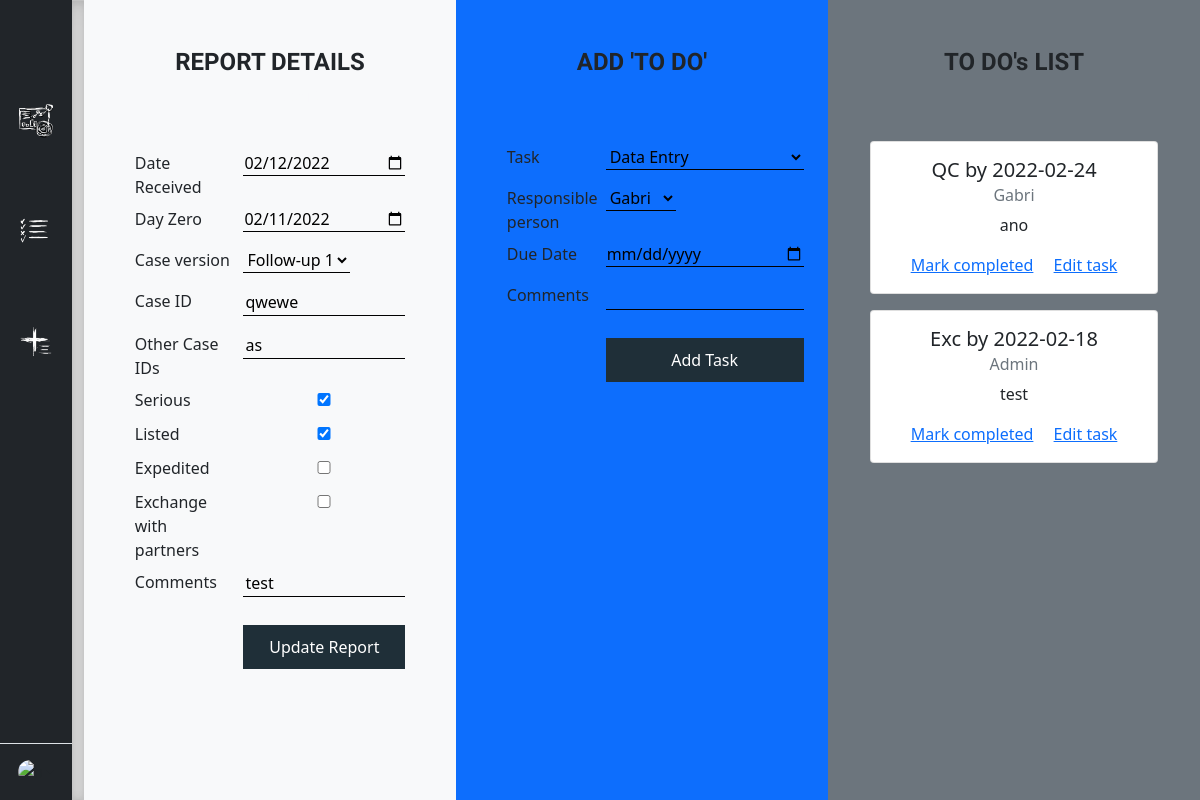
/report/2 (signed in), run on an earlier commit of the app's database.
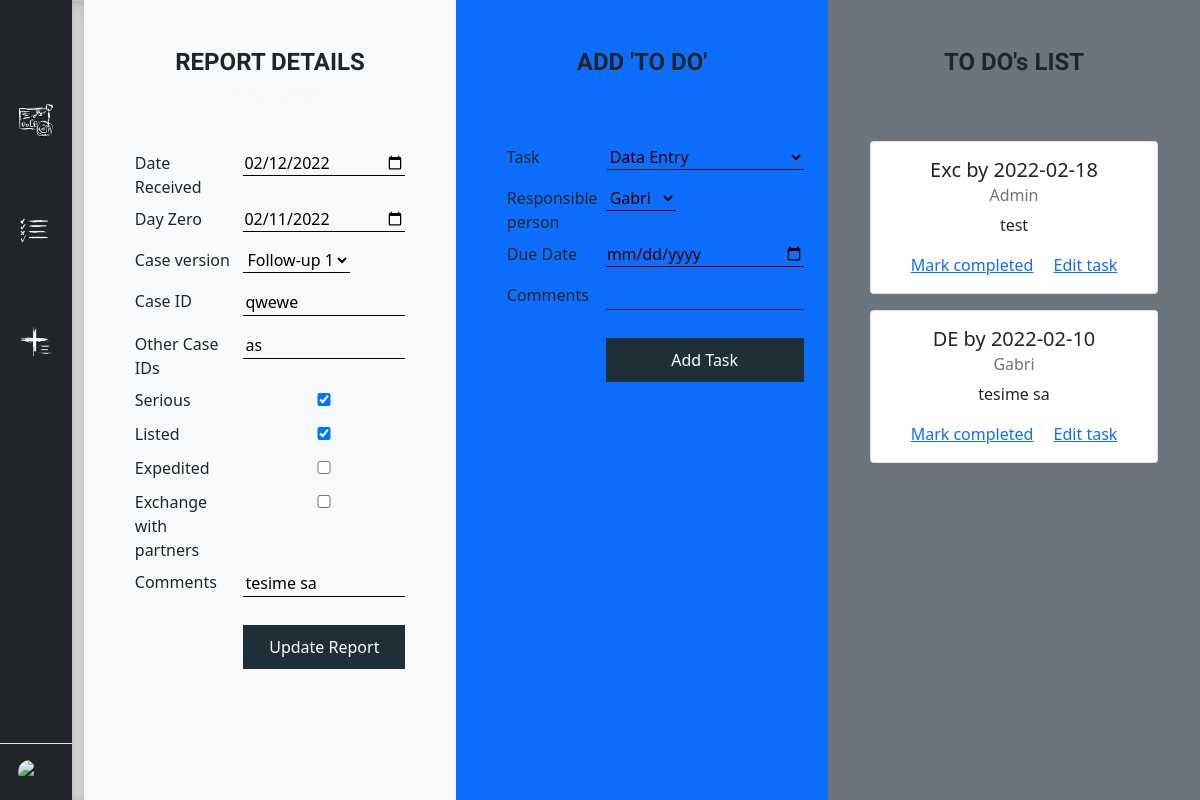
And on a later commit of the database.
### main.py (models this page shows)
class Report(UserMixin, db.Model):
    __tablename__ = "report"
    id = db.Column(db.Integer, primary_key=True, nullable=False)
    date_received = db.Column(db.Date, nullable=True)
    day_zero = db.Column(db.Date, nullable=True)
    case_id = db.Column(db.String(250), nullable=True)
    case_version = db.Column(db.String(250), nullable=True)
    other_case_id = db.Column(db.String(250), nullable=True)
    serious = db.Column(db.String(250), nullable=True)
    listed = db.Column(db.String(250), nullable=True)
    expedited = db.Column(db.Boolean, nullable=True)
    exchange = db.Column(db.Boolean, nullable=True)
    comments = db.Column(db.String(500), nullable=True)
    report_tasks = db.relationship("Task", backref="report")

class Task(UserMixin, db.Model):
    __tablename__ = "task"
    id = db.Column(db.Integer, primary_key=True, nullable=False)
    taskowner_id = db.Column(db.Integer, db.ForeignKey("user.id"))
    report_id = db.Column(db.Integer, db.ForeignKey("report.id"))
    task_name = db.Column(db.String(500), nullable=True)
    due_date = db.Column(db.Date, nullable=True)
    completed = db.Column(db.Boolean(), nullable=True)
    comments = db.Column(db.String(500), nullable=True)

class User(UserMixin, db.Model):
    __tablename__ = "user"
    id = db.Column(db.Integer, primary_key=True)
    username = db.Column(db.String(250), unique=True, nullable=False)
    password = db.Column(db.String(500), nullable=False)
    email = db.Column(db.String(250), unique=True, nullable=False)
    user_tasks = db.relationship("Task", backref='taskowner')

### main.py (the view, shortened to what this page needs)
@app.route("/report/<id>", methods=["GET", "POST"])
@login_required
def report(id):
    report = Report.query.filter_by(id=id).first()
    report_details_form = ReportForm(date_received=report.date_received, day_zero=report.day_zero,
                                     case_id=report.case_id, case_version=report.case_version,
                                     other_case_id=report.other_case_id, serious=report.serious,
                                     listed=report.listed, expedited=report.expedited,
                                     exchange=report.exchange, comments=report.comments)
    report_details_form.submit.label.text = 'Update Report'
    report_task_form = AddTaskForm()
    user_list = User.query.all()
    user_choices = [(user.id, user.username) for user in user_list]
    report_task_form.task_owner.choices = user_choices
    report_tasks = Task.query.filter_by(report_id=id).all()
    if request.method == "GET":
        return render_template("report.html", form=report_details_form,
                               new_task=report_task_form,
                               report_tasks=report_tasks,
                               report_id=id)
    return redirect(f"/report/{report.id}")

### forms.py
class ReportForm(FlaskForm):
    date_received = DateField("Date Received", validators=[DataRequired()])
    day_zero = DateField("Day Zero", validators=[DataRequired()])
    case_id = StringField("Case ID")
    case_version = SelectField("Case version", choices=[("INI", "Initial"), ("FU1", "Follow-up 1"),
                                                        ("FU2", "Follow-up 2"), ("FU3", "Follow-up 3"),
                                                        ("FU4", "Follow-up 4"), ("FU5", "Follow-up 5"),
                                                        ("FU6", "Follow-up 6"), ("FU7", "Follow-up 7")])
    other_case_id = StringField("Other Case IDs")
    serious = BooleanField("Serious")
    listed = BooleanField("Listed")
    expedited = BooleanField("Expedited")
    exchange = BooleanField("Exchange with partners")
    comments = StringField("Comments")
    submit = SubmitField("Add Report")

class AddTaskForm(FlaskForm):
    task_owner = SelectField("Responsible person", validators=[DataRequired()])
    task_name = SelectField("Task", choices=[("DE", "Data Entry"), ("QC", "Quality Check"),
                                             ("MR", "Medical Review"), ("Exp", "Submission to RA"),
                                             ("Exc", "Exchange with Partners"), ("FIN", "Case Finalization")])
    due_date = DateField("Due Date", validators=[DataRequired()])
    comments = StringField("Comments")
    submit = SubmitField("Add Task")

### main.py (called while the page is built)
@login_manager.user_loader
def load_user(user_id):
    return User.query.get(int(user_id))

### templates/report.html (shortened to what this page needs)
<!DOCTYPE html>
<html lang="en">
<head>
    <link href="https://cdn.jsdelivr.net/npm/bootstrap@5.1.3/dist/css/bootstrap.min.css" rel="stylesheet">
    <link rel="stylesheet" href="/static/css/dashboard_style.css">
</head>
<body>
    <main>
    <div class="d-flex flex-column flex-shrink-0 bg-dark" style="width: 4.5rem">
        <a href="/" class="d-block p-3 link-dark text-decoration-none" title="" data-bs-toggle="tooltip" data-bs-placement="right" data-bs-original-title="Icon-only">
          <svg class="bi" width="40" height="32"><use xlink:href="#bootstrap"></use></svg>
        </a>
        <ul class="nav nav-pills nav-flush flex-column mb-auto text-center">
          <li class="nav-item">
            <a href="{{ url_for('dashboard') }}" class="nav-link py-3" title="Dashboard" data-bs-toggle="tooltip" data-bs-placement="right" data-bs-original-title="Home">
              <img class="bi" width="34" height="34" src="/static/images/dashboard1.png" alt="Dashboard"></img>
            </a>
          </li>
          <li class="nav-item">
            <a href="{{ url_for('task_list') }}" class="nav-link py-3" title="Task List" data-bs-toggle="tooltip" data-bs-placement="right" data-bs-original-title="Task list">
                <img class="bi" width="34" height="34" src="/static/images/task_list.png" alt="Task List"></img>
            </a>
          </li>
          <li class="nav-item">
            <a href="{{ url_for('new_report') }}" class="nav-link py-3" title="New Report" data-bs-toggle="tooltip" data-bs-placement="right" data-bs-original-title="New Report">
                <img class="bi" width="34" height="34" src="/static/images/new_report.png" alt="Add Report"></img>
            </a>
          </li>
        </ul>
        <div class="dropdown border-top">
          <a href="#" class="d-flex align-items-center justify-content-center p-3 link-dark text-decoration-none dropdown-toggle" id="dropdownUser3" data-bs-toggle="dropdown" aria-expanded="false">
            <img src="https://github.com/mdo.png" alt="mdo" width="24" height="24" class="rounded-circle">
          </a>
        </div>
      </div>
      <div class="b-example-divider"></div>
      <div class="container-fluid p-0 report-details">
        <div class="row w-100 h-100 m-0">
            <div class="col-lg-4 col-md-6 col-sm-12 bg-light">
              <div class="delete-report">
              <h2>REPORT DETAILS</h2>
              <a href="{{ url_for('delete_report', report_id=report_id) }}" class="btn btn-outline-light">Delete report</a>
              </div>
                <form class="form form-horizontal center" method="post" role="form">
                  <table class="table table-borderless table-sm">
                  <tr>
                    <td>{{ form.date_received.label }}</td>
                    <td>{{ form.date_received }}</tr></td>
                  <tr>
                    <td>{{ form.day_zero.label }}</td>
                    <td>{{ form.day_zero }}</td>
                  </tr>
                  <tr>
                    <td>{{ form.case_version.label }}</td>
                    <td>{{ form.case_version }}</td>
                  </tr>
                  <tr>
                    <td>{{ form.case_id.label }}</td>
                    <td>{{ form.case_id }}</td>
                  </tr>
                  <tr>
                    <td>{{ form.other_case_id.label }}</td>
                    <td>{{ form.other_case_id }}</td>
                  </tr>
                  <tr>
                    <td>{{ form.serious.label }}</td>
                    <td>{{ form.serious }}</td>
                  </tr>
                  <tr>
                    <td>{{ form.listed.label }}</td>
                    <td>{{ form.listed }}</td>
                  </tr>
                  <tr>
                    <td>{{ form.expedited.label }}</td>
                    <td>{{ form.expedited }}</td>
                  </tr>
                  <tr>
                    <td>{{ form.exchange.label }}</td>
                    <td>{{ form.exchange }}</td>
                  </tr>
                  <tr>
                    <td>{{ form.comments.label }}</td>
                    <td>{{ form.comments }}</td>
                  </tr>
                  <tr>
                    <td></td>
                    <td>{{ form.submit }}</td>
                  </tr>
                </table>
                </form>
            </div>
            <div class="col-lg-4 col-md-6 col-sm-12 bg-primary">
                <h2>ADD 'TO DO'</h2>
                <form class="form form-horizontal center" method="post" role="form">
                  <table class="table table-borderless table-sm">
                    <tr>
                      <td>{{ new_task.task_name.label }}</td>
                      <td>{{ new_task.task_name }}</td>
                    </tr>
                    <tr>
                      <td>{{ new_task.task_owner.label }} </td>
                      <td>{{ new_task.task_owner }}</td>
                    </tr>
                    <tr>
                      <td>{{ new_task.due_date.label }}</td>
                      <td>{{ new_task.due_date }}</td>
                    </tr>
                    <tr>
                      <td>{{ new_task.comments.label }}</td>
                      <td>{{ new_task.comments }}</td>
                    </tr>
                    <tr>
                      <td></td>
                      <td>{{ new_task.submit }}</td>
                    </tr>
                  </table>
                  </form>
            </div>
            <div class="col-lg-4 col-md-12 col-sm-12 bg-secondary">
              <h2>TO DO's LIST</h2>
              {% for task in report_tasks %}
              <div class="card todo-card center" style="width: 18rem;">
                <div class="card-body">
                  <h5 class="card-title">{{ task.task_name }} by {{ task.due_date }}</h5>
                  <h6 class="card-subtitle mb-2 text-muted">{{ task.taskowner.username }}</h6>
                  <p class="card-text">{{ task.comments }}</p>
                  <a href="{{ url_for('complete_task', task_id=task.id) }}" class="card-link">Mark completed</a>
                  <a href="{{ url_for('edit_task', task_id=task.id) }}" class="card-link">Edit task</a>
                </div>
              </div>
              {% endfor %}
          </div>
        </div>
      </div>
    </main>
</body>
</html>

### static/css/dashboard_style.css (style rules this page uses)
body { min-height: 100vh; min-height: -webkit-fill-available; }
html { height: -webkit-fill-available; }
main { display: flex; flex-wrap: nowrap; height: 100vh; height: -webkit-fill-available; overflow-x: auto; overflow-y: hidden; }
h2 { font-family: 'Spartan', sans-serif; font-weight: 700; font-size: 1.5rem; }
.b-example-divider { flex-shrink: 0; width: 0.75rem; height: 100vh; background-color: rgba(0, 0, 0, .1); border: solid rgba(0, 0, 0, .15); border-width: 1px 0; box-shadow: inset 0 .5em 1.5em rgba(0, 0, 0, .1), inset 0 .125em .5em rgba(0, 0, 0, .15); }
.bi { vertical-align: -.125em; pointer-events: none; fill: #FFF; }
.dropdown-toggle { outline: 0; }
.nav-flush .nav-link { border-radius: 0; }
.nav-item { margin: 20px 0 20px; }
.new-report-page form input, select { margin-bottom: 0.5rem; background: transparent; border: none; border-bottom: 1px solid #000; width: auto !important; }
.report-details form input, select { margin-bottom: 0.5rem; background: transparent; border: none; border-bottom: 1px solid #000; width: 100%; }
.report-details form input[type=submit] { margin-top: 0.75rem; padding: 10px; background: solid; background-color: #1F2F38; color: #FFF; border: solid; border: 1px; }
.todo-card { text-align: center; margin-bottom: 1rem !important; }
.report-details h2 { margin: 3rem auto 4rem auto; text-align: center; }
.delete-report { text-align: center; margin: 2rem auto; }
.delete-report h2 { margin: 3rem auto 0rem auto !important; }
.center { margin: auto; width: 80%; }

What changed in the data, as far as the page shows it:
removed Task: task_name "QC", due_date "2022-02-24", taskowner.username "Gabri", comments "ano"
changed Report "Follow-up 1": comments "test" → "tesime sa"
added Task: task_name "DE", due_date "2022-02-10", taskowner.username "Gabri", comments "tesime sa"
